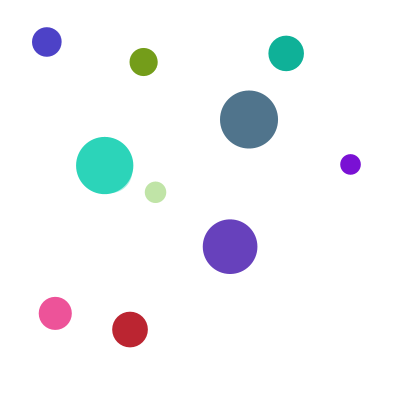
Frame 1 (no input)
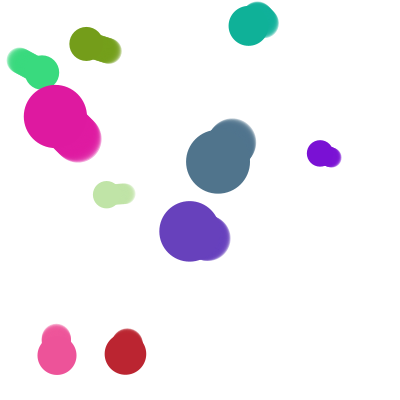
Frame 60 (the mouse pressed at the canvas centre just before this capture)
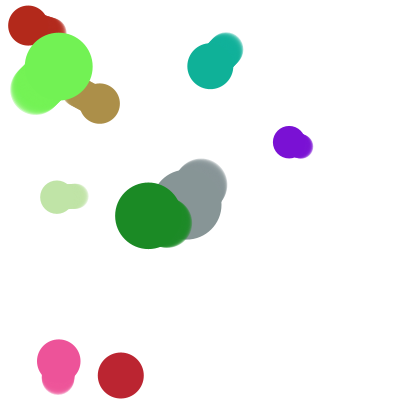
Frame 120 (the mouse held since frame 60 and released just before this capture)

The Processing sketch that drew these frames (run headless with seeded random() and noise(); from frame 60 on, the mouse is pressed at the canvas centre):

// Processing sketch: molecules
// ── molecules.pde
Molecule[] molecules = new Molecule[10];

void setup() {
    surface.setResizable(true);
    frameRate(60);
    size(400, 400);
    background(255);
    for (int i = 0; i < molecules.length; i++) {
        molecules[i] = new Molecule(random(31, width-31), random(31, height-31), random(10, 30)); //limites 31 pour pas que les molécules sortent de l'écran
    }
}

void draw() {
    background(255);
    for (Molecule m : molecules) {
        m.deplacer();
        m.trainer();
        m.afficher();
        m.changeColor();
        m.pulsate();
    }
}

// ── mols.pde
class Molecule {
    float x, y;
    float vx, vy;
    float r;
    color col;
    float pulseSpeed = 0.05;  // vitesse de pulsation
    float time = 0;  // variable de temps
    boolean isChangeing = false;

    ArrayList<PVector> trailPositions = new ArrayList<PVector>();
    int maxTrailLength = 20;  // longueur max de la traînée

    Molecule(float x, float y, float r) {
    this.x = x;
    this.y = y;
    this.r = r;
    this.vx = random(-1, 1);
    this.vy = random(-1, 1);
    this.col = color(random(255), random(255), random(255));
    this.time = time;
    this.pulseSpeed = pulseSpeed;
    this.isChangeing = isChangeing;
    }

    void deplacer() {
    this.x += this.vx;
    this.y += this.vy;
    // rebot haut bas
    if (this.x > width - r || this.x < r) {
        this.vx *= -1;
    } //rebot gauche droite
    if (this.y > height - r || this.y < r) {
        this.vy *= -1;
    }
    }

    void afficher() {
        fill(col);
        noStroke();
        circle(x, y, 2*r);
    }

    void changeColor() {
        for (int i = 0; i < molecules.length; i++) {
            Molecule autre = molecules[i];
            if (autre != this) {
                float d = dist(this.x, this.y, autre.x, autre.y);
                if (d <= this.r + autre.r) {
                    if (!this.isChangeing) {
                        color c = color(random(255), random(255), random(255));
                        color c2 = color(random(255), random(255), random(255));
                        this.col = c;
                        autre.col = c2;
                        this.isChangeing = true;
                    }
                    return;
                }
            }
        }
        this.isChangeing = false;
    }


    void pulsate() {
        // pulsation
        if (this.x < (this.r+5) || this.x > width - (this.r+5) || this.y < (this.r+5) || this.y > height - (this.r+5)) {
            return; // on sort sans changer le rayon
        } else if (this.time > 300) {
            this.pulseSpeed *= -1;
            this.time = 0;
        } else {
            this.r += this.pulseSpeed;
            this.time += 1;
        }
    }

    void trainer() {
        trailPositions.add(new PVector(this.x, this.y));
        if (trailPositions.size() > maxTrailLength) {
            trailPositions.remove(0);
        }

        noStroke();
        fill(col, 100);
        for (PVector pos : trailPositions) {
            circle(pos.x-(this.vx)*(r/4), pos.y-(this.vy)*(r/4), 1.5*this.r);
        }
    }

}
